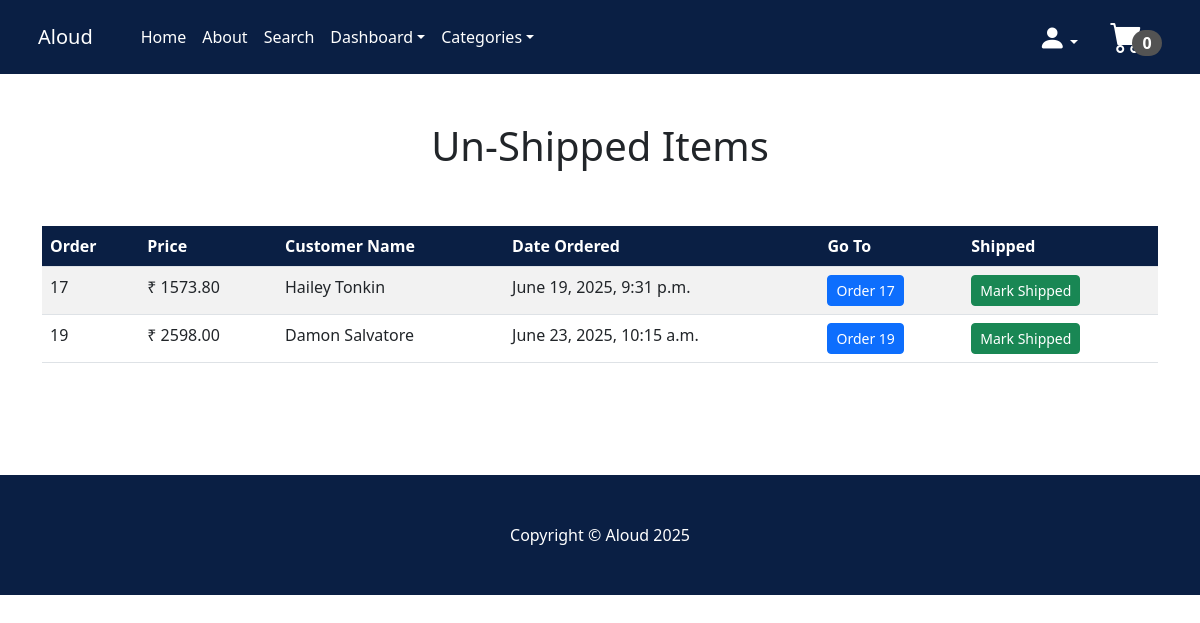
Page /not_shipped_dash (signed in) on the earlier database version.
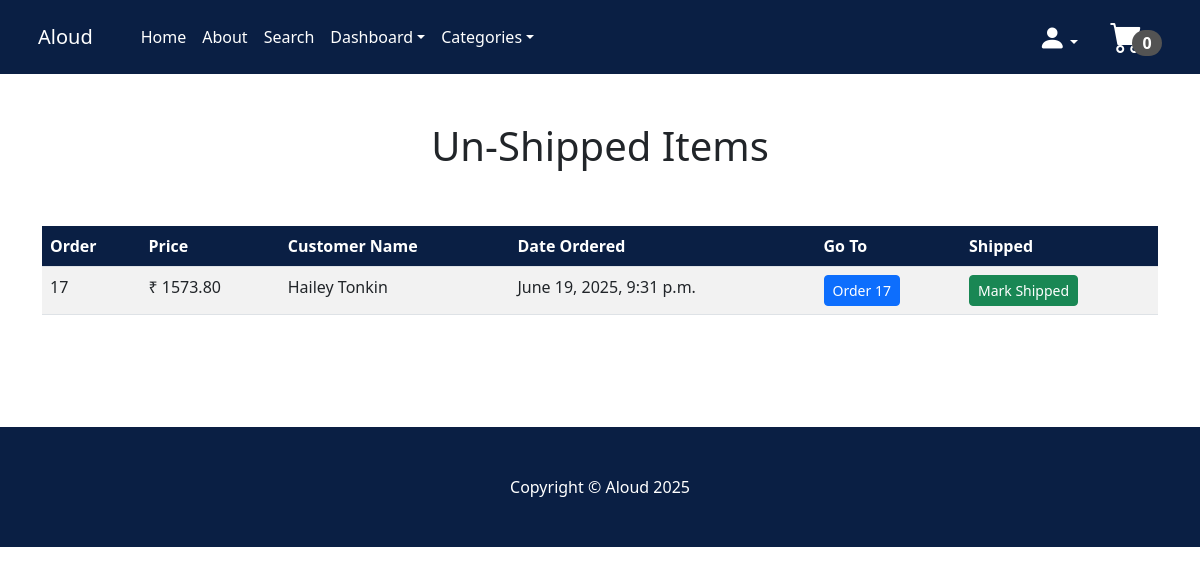
Same page on the later database version.
### payment/models.py (models this page shows, shortened)
class Order(models.Model):
    user = models.ForeignKey(User, on_delete=models.CASCADE, null=True, blank=True)
    full_name=models.CharField(max_length=300)
    email=models.EmailField(max_length=250)
    phone=models.CharField(max_length=20)
    shipping_address=models.TextField(max_length=10000)
    amount_paid=models.DecimalField(max_digits=10, decimal_places=2)
    date_ordered=models.DateTimeField(auto_now_add=True)
    shipped = models.BooleanField(default=False)
    date_shipped = models.DateTimeField(blank=True, null=True)

### store/views.py (the view, shortened to what this page needs)
# urls.py: path('not_shipped_dash', views.not_shipped_dash, name = 'not_shipped_dash'),    #To view unshipped items in the dashboard
def not_shipped_dash(request):
    if request.user.is_authenticated and request.user.is_superuser:
        orders = Order.objects.filter(shipped=False)
        return render(request, "not_shipped_dash.html", {"orders": orders})
    else:
        messages.success(request, 'Access denied to this page')
        return redirect('home')

### cart/cart.py (called while the page is built)
    def __len__(self):
        return sum(self.cart.values())

### cart/context_processors.py (called while the page is built)
def cart(request):
    return{'cart':Cart(request)}

### store/context_processors.py (called while the page is built)
def categories_processor(request):
    return {
        'categories': Category.objects.all()
    }

### store/models.py (called while the page is built)
    def __str__(self):
        return self.name

### store/templates/not_shipped_dash.html (shortened to what this page needs)
{% extends 'base.html' %}
{% block content %}
    <div class="container">
        <div class="row">
            <center>
                <div class="col-12">
<br/><br/>
<h1>Un-Shipped Items</h1>
<br/><br/>
<div>
    <table class="table table table-striped table-hover">
  <thead style="background-color: #0a1f44;">
    <tr style="color: white;">
      <th scope="col">Order</th>
      <th scope="col">Price</th>
      <th scope="col">Customer Name</th>
      <th scope="col">Date Ordered</th>
      <th scope="col">Go To</th>
      <th scope="col">Shipped</th>
    </tr>
  </thead>
  <tbody>
    {% for item in orders %}
    <tr>
      <td>{{item.id}}</td>
      <td>₹ {{item.amount_paid}}</td>
      <td>{{item.full_name}}</td>
      <td>{{item.date_ordered}}</td>
      <td><a href="{% url 'orders' item.id %}" class="btn btn-primary btn-sm">Order {{item.id}}</a></td>
      <td>
        <form method="POST">
            <button type="submit" class="btn btn-success btn-sm">Mark Shipped</button>
        </form>
      </td>
    </tr>
    {% endfor %}
  </tbody>
</table>
<br/><br/><br/><br/>
</div>
                </div>
            </center>
        </div>
    </div>
{% endblock %}

Differences in the rows shown:
no longer on this page (row edited): Order: id "19", amount_paid "2598.00", full_name "Damon Salvatore", date_ordered "June 23, 2025, 10:15 a.m."
